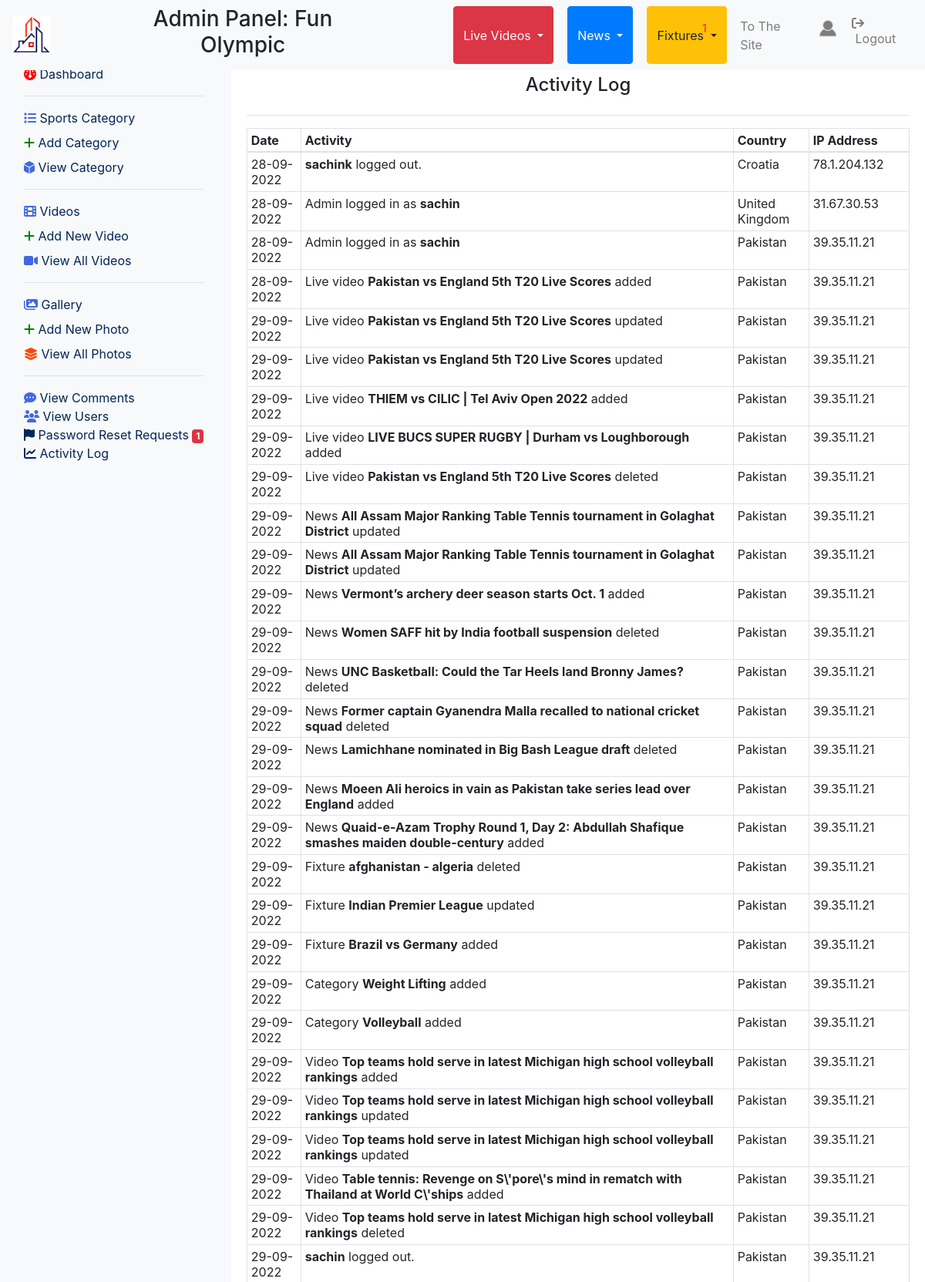
/admin/activity_log.php (signed in, upper part), run on the app's committed database.
### tables this page shows
CREATE TABLE `users` (
  `uid` int(11) NOT NULL,
  `fullname` varchar(255) NOT NULL,
  `phone` varchar(255) NOT NULL,
  `nationality` varchar(255) NOT NULL,
  `email` varchar(255) NOT NULL,
  `profile_image` varchar(255) NOT NULL,
  `username` varchar(255) NOT NULL,
  `password` varchar(255) NOT NULL,
  `status` varchar(255) NOT NULL,
  `registered_date` varchar(255) NOT NULL,
  `is_admin` int(11) NOT NULL,
  `last_login` varchar(255) NOT NULL
);

CREATE TABLE `activity_log` (
  `alid` int(11) NOT NULL,
  `activity` varchar(1000) NOT NULL,
  `date` varchar(255) NOT NULL,
  `country` varchar(255) NOT NULL,
  `ip_address` varchar(255) NOT NULL
);

### admin/functions.php (called while the page is built, shortened)
<?php include "../db.php"?>
<?php
function recordCount($table){
    global $connection;
    $query = "SELECT * FROM " . $table;
    $select_from_table = mysqli_query($connection, $query);
    $result = mysqli_num_rows($select_from_table);
    return $result;
}
?>

### admin/activity_log.php (the view, shortened to what this page needs)
<?php include "admin_header.php" ?>
<div class="col-md-3" id="sidebar">
    <?php include "sidebar.php"?>
</div>
<div class="col-md-9" id="main-container">
<h4 class="text-center">Activity Log</h4>
        <?php
        if(recordCount('activity_log')==0){
            echo"<h5 class='text-danger'>No activity log</h5>";
        }
        else{
        echo "<div class='row'>
                <div class='col-md-12'>
                    <div class='table-responsive'>
                        <table class='table table-bordered table-sm'>
                            <hr>
                            <thead>
                            <tr>
                            <th>Date</th>
                            <th>Activity</th>
                            <th>Country</th>
                            <th>IP Address</th>
                        </tr>
                            </thead>";
                    $select_query = mysqli_query($connection, "SELECT * FROM activity_log");
                    while($row = mysqli_fetch_assoc($select_query)){
                        $date = $row['date'];
                        $activity = $row['activity'];
                        $country = $row['country'];
                        $ip_address = $row['ip_address'];
                    echo"<tr>
                        <td>$date</td>
                        <td>$activity</td>
                        <td>$country</td>
                        <td>$ip_address</td>
                    </tr>";
                    }
                        echo "</table>
                    </div>
                </div>
            </div>";
                } ?>
</div>
<?php include "admin_footer.php" ?>

### admin/admin_header.php (shortened to what this page needs)
<?php include "functions.php" ?>
<?php
$username = $_SESSION['username'];
?>
<!DOCTYPE html>
<html lang="en">
<head>
    <link rel="stylesheet" href="https://stackpath.bootstrapcdn.com/bootstrap/4.5.0/css/bootstrap.min.css">
    <link rel="stylesheet" href="https://maxcdn.bootstrapcdn.com/font-awesome/4.7.0/css/font-awesome.min.css">
    <link rel="stylesheet" href="css/style.css">
</head>
<body>
    <div class="container-fluid">
        <nav class="navbar navbar-expand-md fixed-top navbar-light bg-light">
            <a class="navbar-brand" href="../admin/"><img src="../images/logo.png" height="50" width="50" alt=""></a>
            <div class="collapse navbar-collapse" id="navbarNav">
                <ul class="navbar-nav mr-auto">
                    <h3 class="text-center">Admin Panel: Fun Olympic</h3>
                    <div class="btn-group">
                        <button type="button" class="btn btn-danger dropdown-toggle" data-toggle="dropdown"
                            aria-haspopup="true" aria-expanded="false">
                            Live Videos
                        </button>
                    </div>
                    <div class="btn-group">
                        <button type="button" class="btn btn-primary dropdown-toggle" data-toggle="dropdown"
                            aria-haspopup="true" aria-expanded="false">
                            News
                        </button>
                    </div>
                    <div class="btn-group">
                        <button type="button" class="btn btn-warning dropdown-toggle" data-toggle="dropdown"
                            aria-haspopup="true" aria-expanded="false">
                            Fixtures
                        </button>
                    </div>
                </ul>
                <ul class="navbar-nav">
                <li class="nav-item">
                        <a href="view_emails.php" class="nav-link text-danger" style="font-size:25px" data-toggle="tooltip" title="Emails"><i class="fa-solid fa-bell"></i>
                        <sup><small>
                            <?php
                        $query = "SELECT * FROM emails WHERE status='unread'";
                        $select_from_table = mysqli_query($connection, $query);
                        echo mysqli_num_rows($select_from_table);
                        ?>
                        </small></sup>
                        </a>
                    </li>
                    <li class="nav-item">
                        <a href="../home.php" class="nav-link" target="_blank">To The Site</a>
                    </li>
                    <li class="nav-item">
                        <a class="nav-link" href="profile.php">
                        <?php
                            $query = "SELECT * FROM users WHERE username = '$username'";
                            $select_user = mysqli_query($connection, $query);
                            while($row = mysqli_fetch_assoc($select_user)) {
                                $profile_image = $row['profile_image'];
                            ?>
                            <img
                                src="../images/<?php echo $profile_image ?>"
                                height="30" width="30" alt="" style="border-radius:50%"
                                ><?php } ?>
                            </a>
                    </li>
                    <li class="nav-item">
                        <a class="nav-link" href="../logout.php"><i
                                class="fa-solid fa-arrow-right-from-bracket"></i>&nbsp;Logout</a>
                    </li>
                </ul>
            </div>
        </nav>
        <div class="row">
        </div>
        <div class="row">

### admin/css/style.css (style rules this page uses)
html { height: 100%; }
#main-container { margin-top: 60px; position: fixed; left:25%; height: 90%; overflow-y: auto; padding: 20px; }
#sidebar { padding-top:60px; background-color: ghostwhite; position: fixed; left:0; height: 100%; overflow-y: auto; }

### admin/css/sidebar.css (style rules this page uses)
ul { margin-left:-40px; }
ul li { list-style: none; color:#01265a; }
ul li a { color: #01265a; }

### data on the page
users: profile_image (placeholder picture)
activity_log: date "28-09-2022", activity "sachink logged out.", country "Croatia", ip_address "78.1.204.132"
activity_log: date "28-09-2022", activity "Admin logged in as sachin", country "United Kingdom", ip_address "31.67.30.53"
activity_log: date "28-09-2022", activity "Admin logged in as sachin", country "Pakistan", ip_address "39.35.11.21"
activity_log: date "28-09-2022", activity "Live video Pakistan vs England 5th T20 Live Scores added", country "Pakistan", ip_address "39.35.11.21"
activity_log: date "29-09-2022", activity "Live video Pakistan vs England 5th T20 Live Scores updated", country "Pakistan", ip_address "39.35.11.21"
activity_log: date "29-09-2022", activity "Live video Pakistan vs England 5th T20 Live Scores updated", country "Pakistan", ip_address "39.35.11.21"
activity_log: date "29-09-2022", activity "Live video THIEM vs CILIC | Tel Aviv Open 2022 added", country "Pakistan", ip_address "39.35.11.21"
activity_log: date "29-09-2022", activity "Live video LIVE BUCS SUPER RUGBY | Durham vs Loughborough added", country "Pakistan", ip_address "39.35.11.21"
activity_log: date "29-09-2022", activity "Live video Pakistan vs England 5th T20 Live Scores deleted", country "Pakistan", ip_address "39.35.11.21"
activity_log: date "29-09-2022", activity "News All Assam Major Ranking Table Tennis tournament in Golaghat District updated", country "Pakistan", ip_address "39.35.11.21"
activity_log: date "29-09-2022", activity "News All Assam Major Ranking Table Tennis tournament in Golaghat District updated", country "Pakistan", ip_address "39.35.11.21"
activity_log: date "29-09-2022", activity "News Vermont’s archery deer season starts Oct. 1 added", country "Pakistan", ip_address "39.35.11.21"
activity_log: date "29-09-2022", activity "News Women SAFF hit by India football suspension deleted", country "Pakistan", ip_address "39.35.11.21"
activity_log: date "29-09-2022", activity "News UNC Basketball: Could the Tar Heels land Bronny James? deleted", country "Pakistan", ip_address "39.35.11.21"
activity_log: date "29-09-2022", activity "News Former captain Gyanendra Malla recalled to national cricket squad deleted", country "Pakistan", ip_address "39.35.11.21"
activity_log: date "29-09-2022", activity "News Lamichhane nominated in Big Bash League draft deleted", country "Pakistan", ip_address "39.35.11.21"
activity_log: date "29-09-2022", activity "News Moeen Ali heroics in vain as Pakistan take series lead over England added", country "Pakistan", ip_address "39.35.11.21"
activity_log: date "29-09-2022", activity "News Quaid-e-Azam Trophy Round 1, Day 2: Abdullah Shafique smashes maiden double-century added", country "Pakistan", ip_address "39.35.11.21"
activity_log: date "29-09-2022", activity "Fixture afghanistan - algeria deleted", country "Pakistan", ip_address "39.35.11.21"
activity_log: date "29-09-2022", activity "Fixture Indian Premier League updated", country "Pakistan", ip_address "39.35.11.21"
activity_log: date "29-09-2022", activity "Fixture Brazil vs Germany added", country "Pakistan", ip_address "39.35.11.21"
activity_log: date "29-09-2022", activity "Category Weight Lifting added", country "Pakistan", ip_address "39.35.11.21"
activity_log: date "29-09-2022", activity "Category Volleyball added", country "Pakistan", ip_address "39.35.11.21"
activity_log: date "29-09-2022", activity "Video Top teams hold serve in latest Michigan high school volleyball rankings added", country "Pakistan", ip_address "39.35.11.21"
activity_log: date "29-09-2022", activity "Video Top teams hold serve in latest Michigan high school volleyball rankings updated", country "Pakistan", ip_address "39.35.11.21"
activity_log: date "29-09-2022", activity "Video Top teams hold serve in latest Michigan high school volleyball rankings updated", country "Pakistan", ip_address "39.35.11.21"
activity_log: date "29-09-2022", activity "Video Table tennis: Revenge on S\\'pore\\'s mind in rematch with Thailand at World C\\'ships added", country "Pakistan", ip_address "39.35.11.21"
activity_log: date "29-09-2022", activity "Video Top teams hold serve in latest Michigan high school volleyball rankings deleted", country "Pakistan", ip_address "39.35.11.21"
activity_log: date "29-09-2022", activity "sachin logged out.", country "Pakistan", ip_address "39.35.11.21"

### other printed values
mysqli_num_rows($select_from_table) "1"
pending_password_reset_count() "1"
